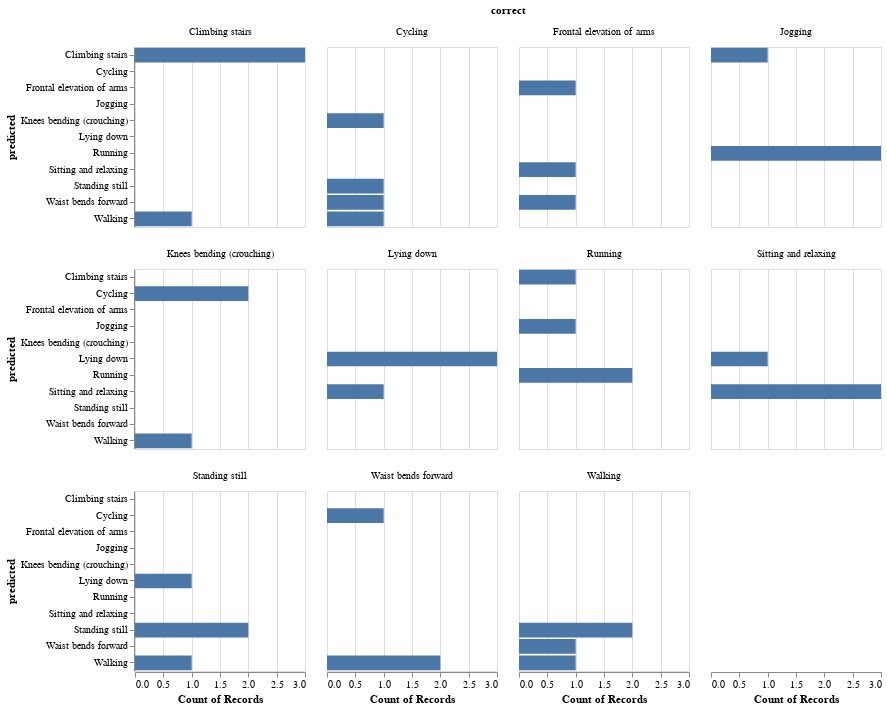

Notebook code cell kept with this figure:
### Code cell
params = {
            'C': np.arange(0.25, 14, 0.25),
            'kernel': ['poly', 'rbf', 'linear'],
            'degree': np.arange(1, 6, 1)
        }

model = SVC()
clf = GridSearchCV(model, params, n_jobs=5, 
               cv=StratifiedKFold(random_state=42, shuffle=True), 
               verbose=0, refit=True)

clf.fit(X_train, y_train)
y_pred = clf.predict(X_test)
score = accuracy_score(y_pred, y_test)
print("Score: {:.2f}".format(score))
show_result(y_pred, y_test)

### Figure 1 — Vega-Lite specification as saved in the notebook (floating-point values rounded to 4 significant figures)
{"config": {"view": {"continuousWidth": 400, "continuousHeight": 300}}, "data": {"name": "data-174d4f551db42921cdca6c08475b7c73"}, "facet": {"type": "nominal", "field": "correct"}, "spec": {"mark": "bar", "encoding": {"x": {"type": "nominal", "aggregate": "count", "field": "predicted"}, "y": {"type": "nominal", "field": "predicted"}}, "height": 180, "width": 170}, "columns": 4, "$schema": "https://vega.github.io/schema/vega-lite/v4.8.1.json", "datasets": {"data-174d4f551db42921cdca6c08475b7c73": [{"predicted": "Climbing stairs", "correct": "Climbing stairs"}, {"predicted": "Lying down", "correct": "Sitting and relaxing"}, {"predicted": "Lying down", "correct": "Lying down"}, {"predicted": "Lying down", "correct": "Standing still"}, {"predicted": "Frontal elevation of arms", "correct": "Frontal elevation of arms"}, {"predicted": "Standing still", "correct": "Walking"}, {"predicted": "Climbing stairs", "correct": "Climbing stairs"}, {"predicted": "Walking", "correct": "Standing still"}, {"predicted": "Lying down", "correct": "Lying down"}, {"predicted": "Walking", "correct": "Walking"}, {"predicted": "Standing still", "correct": "Standing still"}, {"predicted": "Standing still", "correct": "Standing still"}, {"predicted": "Waist bends forward", "correct": "Cycling"}, {"predicted": "Sitting and relaxing", "correct": "Sitting and relaxing"}, {"predicted": "Sitting and relaxing", "correct": "Frontal elevation of arms"}, {"predicted": "Walking", "correct": "Knees bending (crouching)"}, {"predicted": "Cycling", "correct": "Waist bends forward"}, {"predicted": "Knees bending (crouching)", "correct": "Cycling"}, {"predicted": "Waist bends forward", "correct": "Frontal elevation of arms"}, {"predicted": "Cycling", "correct": "Knees bending (crouching)"}, {"predicted": "Standing still", "correct": "Walking"}, {"predicted": "Walking", "correct": "Waist bends forward"}, {"predicted": "Walking", "correct": "Climbing stairs"}, {"predicted": "Running", "correct": "Jogging"}, {"predicted": "Climbing stairs", "correct": "Running"}, {"predicted": "Lying down", "correct": "Lying down"}, {"predicted": "Running", "correct": "Jogging"}, {"predicted": "Sitting and relaxing", "correct": "Sitting and relaxing"}, {"predicted": "Cycling", "correct": "Knees bending (crouching)"}, {"predicted": "Running", "correct": "Jogging"}, {"predicted": "Walking", "correct": "Cycling"}, {"predicted": "Climbing stairs", "correct": "Climbing stairs"}, {"predicted": "Sitting and relaxing", "correct": "Lying down"}, {"predicted": "Standing still", "correct": "Cycling"}, {"predicted": "Climbing stairs", "correct": "Jogging"}, {"predicted": "Running", "correct": "Running"}, {"predicted": "Jogging", "correct": "Running"}, {"predicted": "Walking", "correct": "Waist bends forward"}, {"predicted": "Running", "correct": "Running"}, {"predicted": "Sitting and relaxing", "correct": "Sitting and relaxing"}, {"predicted": "Waist bends forward", "correct": "Walking"}]}}
